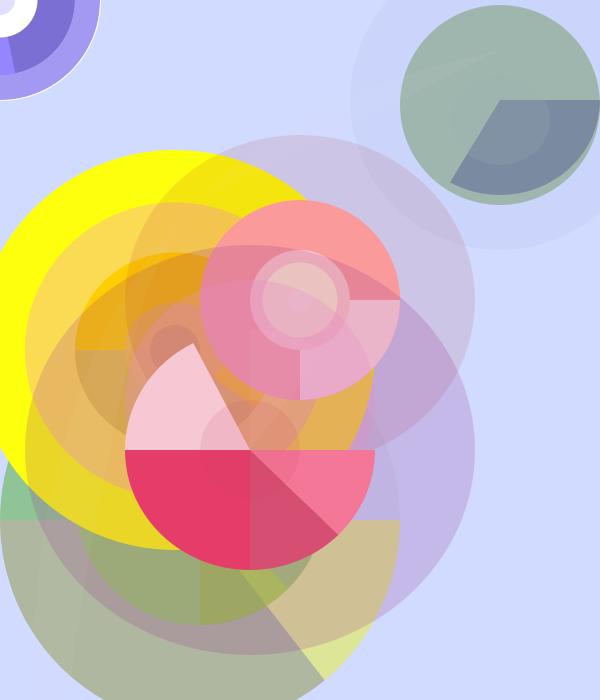
Frame 1 (no input)
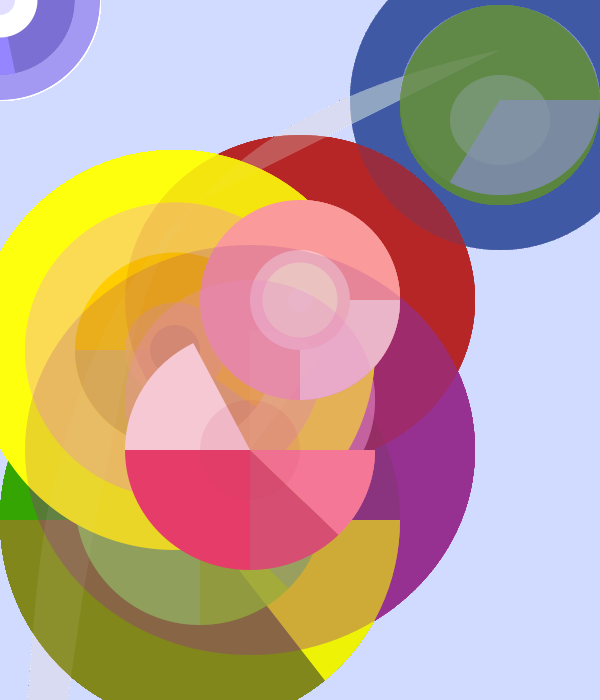
Frame 60 (the mouse pressed at the canvas centre just before this capture)
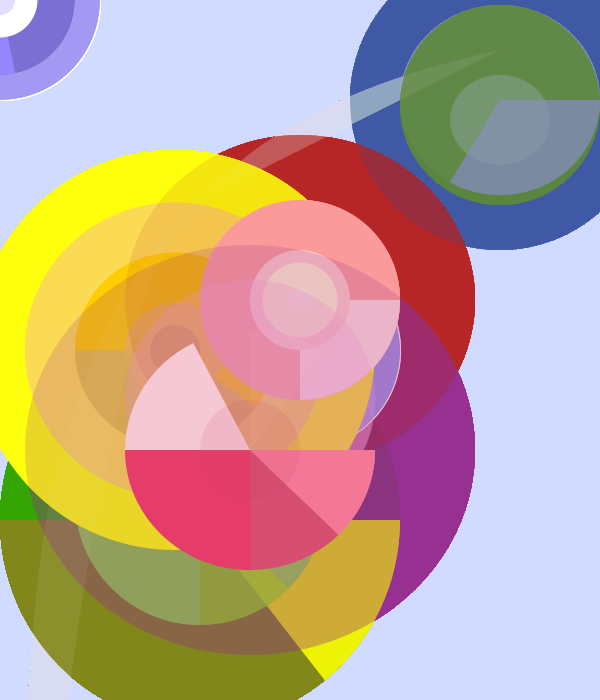
Frame 120 (the mouse held since frame 60 and released just before this capture)

The Processing sketch that drew these frames (run headless with seeded random() and noise(); from frame 60 on, the mouse is pressed at the canvas centre):

// Processing sketch: processing_11802
// ── processing_11802.pde

// Project 1
// Gillian Diffenderfer
// gdiffender@brynmawr.edu
// 07 September 10

void setup() {
  size(600,700);
  background(209,219,255);
  smooth();
}

void draw () {
  

fill(163,152,242);
  stroke(255);
  ellipse(mouseX,mouseY,200,200);
fill(224,219,252);
  noStroke();
  ellipse(mouseX,mouseY,150,150);
  fill(124,111,211);
  arc(mouseX,mouseY,150,150,0,PI/2);
  fill(149,134,255);
  arc(mouseX,mouseY,150,150,PI/2.3,PI);
fill(255);
  noStroke();
  ellipse(mouseX,mouseY,75,75);
fill(226,222,255);
  noStroke();
  ellipse(mouseX,mouseY,30,30);
  
  // green
fill(40,77,15,10);
  noStroke();
  ellipse(200,520,400,410);
  fill(250,255,3,100);
  arc(200,520,400,410,0,PI/3.5);
  fill(132,137,25,100);
  arc(200,520,400,410,PI/3.5,PI);
  fill(50,170,0,100);
  arc(200,520,400,410,PI,PI*1.5);
  
fill(62,129,18,90);
  noStroke();
  ellipse(200,500,250,250);
  fill(169,209,143,100);
  arc(200,500,250,250,0,PI/4);
  fill(197,242,51,100);
  arc(200,500,250,250,PI/4,PI/2);
  fill(194,255,126,100);
  arc(200,500,250,250,PI/2,PI);
  fill(246,250,33,100);
  arc(200,500,250,250,PI,PI*1.3);
  fill(249,250,212,100);
  arc(200,500,250,250,PI*1.3,PI*2);
  
fill(160,255,98,90);
  noStroke();
  ellipse(200,500,100,100);
  
  
  // blue
fill(44,68,155,10);
  noStroke();
  ellipse(500,100,300,300);

fill(198,198,245,10);
  noStroke();
  ellipse(500,100,200,190);
  fill(142,141,229);
  arc(500,100,200,190,0,PI/1.5);
  fill(245,240,250);
  arc(500,100,200,190,PI/1.9,PI/2.7);
 
   //yellow
 fill(254,255,13);
   noStroke();
   ellipse(175,350,400,400);

fill(252,219,84);
   noStroke();
   ellipse(175,350,300,295);
   
fill(252,219,84);
  noStroke();
  ellipse(175,350,300,295);
  fill(255,205,0);
  arc(175,350,200,195,0,PI*2);
  fill(229,194,67);
  arc(175,350,200,195,PI*2.2,PI*3);
  fill(157,146,105);
  arc(175,350,200,195,PI/1.2,PI/4);
  
fill(129,105,16,255);
  noStroke();
  ellipse(175,350,50,50);
  
  
fill(245,191,84,200);
  noStroke();
  ellipse(175,350,100,95);
  
  //red
fill(180,36,36,30);
  noStroke();
  ellipse(300,300,350,330);
  
fill(250,154,154);
  noStroke();
  ellipse(300,300,200,200);
  fill(255,214,214);
  arc(300,300,200,200,0,PI/2);
  fill(242,93,0);
  arc(300,300,200,200,PI/2,PI/2.5);
  fill(255,148,0);
  arc(300,300,200,200,PI/2.5,PI/3);
  fill(255,198,198);
  ellipse(300,300,100,100);
  fill(255,230,203);
  ellipse(300,300,75,75);
  fill(255,40);
  ellipse(300,300,25,25);
  
  //blue
fill(194,193,259,55);
  noStroke();
  ellipse(500,120,100,90);
  fill(92,134,55,100);
  ellipse(500,105,200,200);
  
  //purple
fill(147,47,145,50);
  noStroke();
  ellipse(250,450,450,410);

fill(232,138,199,75);
  noStroke();
  ellipse(250,400,250,240);
  fill(245,119,152);
  arc(250,450,250,240,0,PI/4);
  fill(214,78,114);
  arc(250,450,250,240,PI/4,PI/2);
  fill(229,60,105);
  arc(250,450,250,240,PI/2,PI);
  fill(245,200,212);
  arc(250,450,250,240,PI,PI*1.35);
  fill(234,199,208,15);
  arc(250,450,250,240,PI*1.5,PI*1.7);
  

fill(203,64,101,29);
  noStroke();
  ellipse(250,450,100,100);
  
  beginShape();
fill(235,10);
curveVertex(500,100);
curveVertex(200,200);
curveVertex(50,500);
curveVertex(25,1000);
curveVertex(100,500);
curveVertex(200,200);
curveVertex(500,50);
curveVertex(1000,25);
endShape(CLOSE);



}
